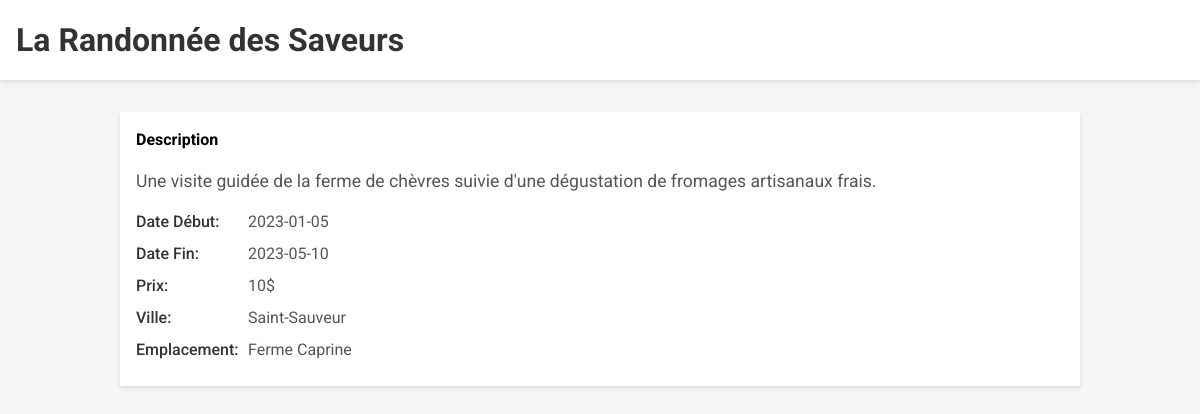
The app's page /evenement.php?id=1 with its own data.
### tables this page shows
CREATE TABLE "evenements" ("id" integer not null primary key autoincrement, "date_debut" date not null, "date_fin" date not null, "ville" varchar not null, "nom" varchar not null, "emplacement" varchar not null, "description" varchar not null, "prix" float not null, "created_at" datetime, "updated_at" datetime);

### evenement.php (the view, shortened to what this page needs)
<?php
$pdo = new PDO("sqlite:database.sqlite");
$pdo->setAttribute(PDO::ATTR_ERRMODE, PDO::ERRMODE_WARNING);
$pdo->setAttribute(PDO::ATTR_DEFAULT_FETCH_MODE, PDO::FETCH_ASSOC);
$id = $_GET['id'];
$sql = "SELECT * FROM evenements WHERE id=:id ";
$stmt = $pdo->prepare($sql);
$stmt->bindParam(":id", $id);
$stmt->execute();
$evenement = $stmt->fetch();
$nom = $evenement['nom'];
$description = $evenement['description'];
$date_debut = $evenement['date_debut'];
$date_fin = $evenement['date_fin'];
$ville = $evenement['ville'];
$emplacement = $evenement['emplacement'];
$prix = $evenement['prix'];
?>
<!DOCTYPE html>
<html lang="en">
  <head>
    <link rel="stylesheet" href="css/reset.css" />
    <link rel="stylesheet" href="css/recherche.css" />
  </head>
  <body>
    <header class="header">
      <h1 class="header__title"><?php echo $nom; ?></h1>
    </header>
    <main class="main">
      <div class="container">
        <div class="description">
          <h2 class="description__title">Description</h2>
          <p class="description__text"><?php echo $description; ?></p>
        </div>
        <div class="details">
          <ul class="details__list">
            <li class="details__item">
              <span class="details__label">Date Début:</span>
              <span class="details__value"><?php echo $date_debut; ?></span>
            </li>
            <li class="details__item">
              <span class="details__label">Date Fin:</span>
              <span class="details__value"><?php echo $date_fin; ?></span>
            </li>
            <li class="details__item">
              <span class="details__label">Prix:</span>
              <span class="details__value"><?php echo $prix; ?>$</span>
            </li>
            <li class="details__item">
              <span class="details__label">Ville:</span>
              <span class="details__value"><?php echo $ville; ?></span>
            </li>
            <li class="details__item">
              <span class="details__label">Emplacement:</span>
              <span class="details__value"><?php echo $emplacement; ?></span>
            </li>
          </ul>
        </div>
      </div>
    </main>
  </body>
</html>

### css/recherche.css (style rules this page uses)
* { box-sizing: border-box; }
html, body { margin: 0; padding: 0; font-family: "Roboto", sans-serif; font-size: 16px; line-height: 1.5; background-color: #f5f5f5; }
.header { background-color: #fff; padding: 1rem; margin-bottom: 2rem; box-shadow: 0 2px 4px rgba(0, 0, 0, 0.1); }
.header__title { margin: 0; font-size: 2rem; font-weight: 700; color: #333; }
.main { display: flex; justify-content: center; }
.container { max-width: 960px; width: 100%; padding: 1rem; background-color: #fff; box-shadow: 0 2px 4px rgba(0, 0, 0, 0.1); }
.details { margin-top: 1rem; }
.description__title, .details__title { margin-top: 0; margin-bottom: 1rem; font-size: 1; }
.description__text { margin: 0; font-size: 1.1rem; color: #555; }
.details__list { list-style: none; padding: 0; margin: 0; }
.details__item { display: flex; align-items: center; margin-bottom: 0.5rem; }
.details__label { display: inline-block; width: 6rem; font-weight: 500; color: #333; }
.details__value { margin-left: 1rem; font-weight: 400; color: #555; }

### records on screen
evenements: nom "La Randonnée des Saveurs", description "Une visite guidée de la ferme de chèvres suivie d'une dégustation de fromages artisanaux frais.", date_debut "2023-01-05", date_fin "2023-05-10", prix "10", ville "Saint-Sauveur", emplacement "Ferme Caprine"
